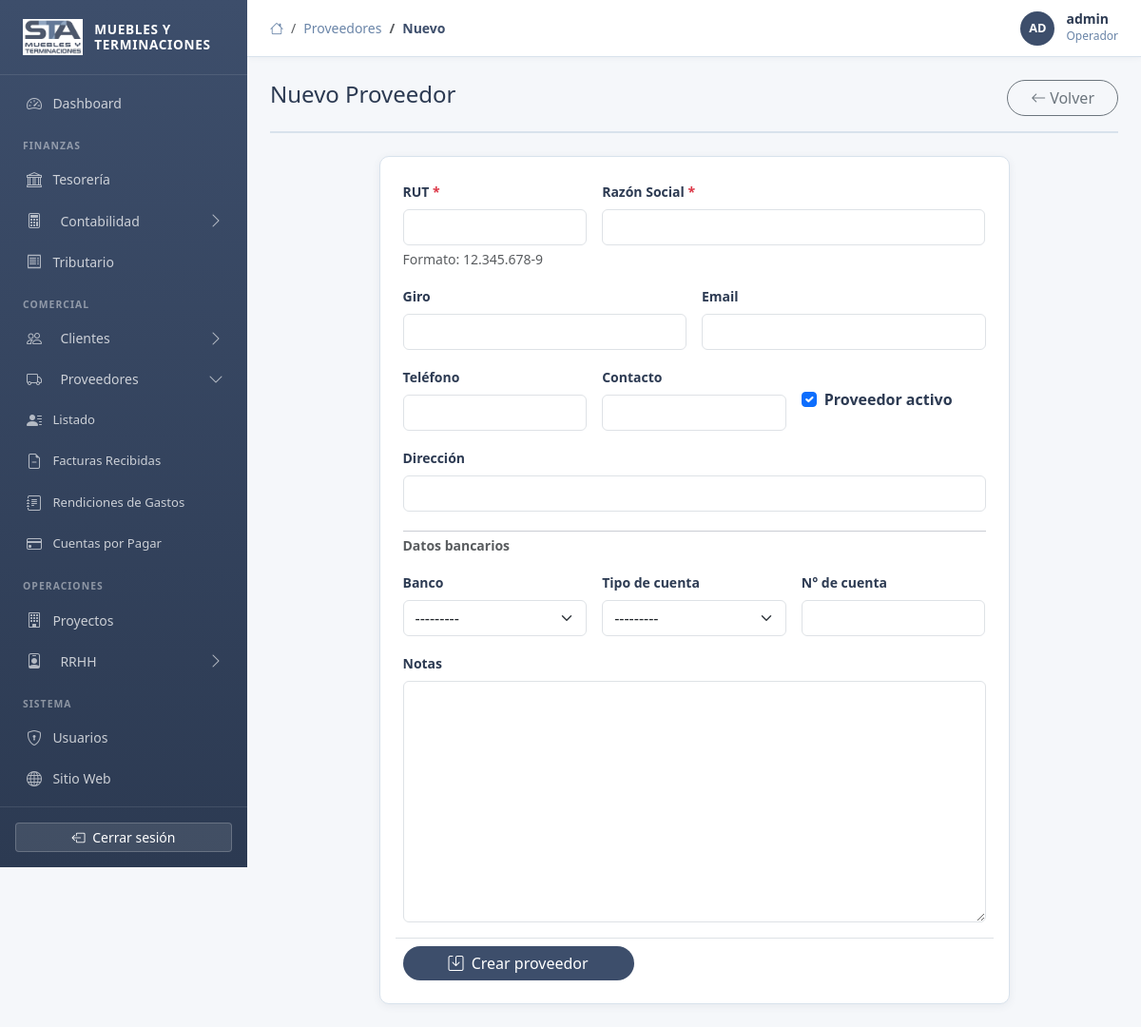
Page /gestion/proveedores/crear/ (signed in) on the committed database.
### apps/accounts/models.py (models this page shows, shortened)
class CustomUser(AbstractUser):
    ROL_CHOICES = [
        ('admin', 'Administrador'),
        ('gerente', 'Gerente'),
        ('contador', 'Contador'),
        ('rrhh', 'Recursos Humanos'),
        ('tesorero', 'Tesorero'),
        ('vendedor', 'Vendedor'),
        ('operador', 'Operador'),
        ('solo_lectura', 'Solo Lectura'),
    ]
    rol = models.CharField(max_length=20, choices=ROL_CHOICES, default='operador', verbose_name='Rol')
    cargo = models.CharField(max_length=100, blank=True, verbose_name='Cargo')
    telefono = models.CharField(max_length=20, blank=True, verbose_name='Teléfono')
    avatar = models.ImageField(upload_to='avatars/', null=True, blank=True, verbose_name='Avatar')
    class Meta:
        verbose_name = 'Usuario'
        verbose_name_plural = 'Usuarios'
    @property
    def nombre_display(self):
        return self.get_full_name() or self.username

### apps/proveedores/views.py (the view, shortened to what this page needs)
# urls.py: path('crear/', views.ProveedorCreateView.as_view(), name='proveedor_create'),
class ProveedorCreateView(GestionMixin, CreateView):
    model = Proveedor
    template_name = 'admin/proveedores/proveedor_form.html'
    fields = ['rut', 'razon_social', 'giro', 'direccion', 'comuna', 'ciudad', 'telefono', 'email', 'contacto', 'banco', 'tipo_cuenta', 'numero_cuenta', 'notas', 'activo']
    success_url = reverse_lazy('proveedores:proveedor_list')
    def get_context_data(self, **kwargs):
        ctx = super().get_context_data(**kwargs)
        ctx['titulo'] = 'Nuevo Proveedor'
        return ctx

### apps/core/context_processors.py (called while the page is built)
def logo_exists(request):
    logo_path = Path(settings.BASE_DIR) / 'static' / 'img' / 'logo.png'
    return {'logo_exists': logo_path.exists()}

### apps/tesoreria/models.py (called while the page is built)
    def __str__(self):
        return self.nombre

### templates/admin/proveedores/proveedor_form.html (shortened to what this page needs)
{% extends 'base_admin.html' %}
{% block breadcrumb %}
  <li class="breadcrumb-item"><a href="{% url 'proveedores:proveedor_list' %}">Proveedores</a></li>
  <li class="breadcrumb-item active">{% if form.instance.pk %}Editar{% else %}Nuevo{% endif %}</li>
{% endblock %}
{% block content %}
<div class="page-header">
  <h4 class="page-title">{% if form.instance.pk %}Editar: {{ form.instance.razon_social }}{% else %}Nuevo Proveedor{% endif %}</h4>
  <a href="{% url 'proveedores:proveedor_list' %}" class="btn btn-outline-secondary rounded-pill px-4">
    <i class="bi bi-arrow-left me-1"></i>Volver
  </a>
</div>
<div class="row justify-content-center">
  <div class="col-lg-9">
    <div class="card-sta p-4">
      <form method="post" novalidate>
        <div class="row g-3">
          <div class="col-sm-4">
            <label class="form-label fw-600">RUT <span class="text-danger">*</span></label>
            {{ form.rut }}
            <div class="form-text">Formato: 12.345.678-9</div>
          </div>
          <div class="col-sm-8">
            <label class="form-label fw-600">Razón Social <span class="text-danger">*</span></label>
            {{ form.razon_social }}
          </div>
          <div class="col-sm-6">
            <label class="form-label fw-600">Giro</label>
            {{ form.giro }}
          </div>
          <div class="col-sm-6">
            <label class="form-label fw-600">Email</label>
            {{ form.email }}
          </div>
          <div class="col-sm-4">
            <label class="form-label fw-600">Teléfono</label>
            {{ form.telefono }}
          </div>
          <div class="col-sm-4">
            <label class="form-label fw-600">Contacto</label>
            {{ form.contacto }}
          </div>
          <div class="col-sm-4">
            <div class="form-check mt-4">
              {{ form.activo }}
              <label class="form-check-label fw-600" for="{{ form.activo.id_for_label }}">Proveedor activo</label>
            </div>
          </div>
          <div class="col-12">
            <label class="form-label fw-600">Dirección</label>
            {{ form.direccion }}
          </div>
          <div class="col-12"><hr class="my-1"><p class="fw-600 text-muted small mb-0">Datos bancarios</p></div>
          <div class="col-sm-4">
            <label class="form-label fw-600">Banco</label>
            {{ form.banco }}
          </div>
          <div class="col-sm-4">
            <label class="form-label fw-600">Tipo de cuenta</label>
            {{ form.tipo_cuenta }}
          </div>
          <div class="col-sm-4">
            <label class="form-label fw-600">N° de cuenta</label>
            {{ form.numero_cuenta }}
          </div>
          <div class="col-12">
            <label class="form-label fw-600">Notas</label>
            {{ form.notas }}
          </div>
          <div class="col-12 pt-2 border-top">
            <button type="submit" class="btn btn-sta px-5 rounded-pill">
              <i class="bi bi-save me-1"></i>
              {% if form.instance.pk %}Guardar cambios{% else %}Crear proveedor{% endif %}
            </button>
          </div>
        </div>
      </form>
    </div>
  </div>
</div>
{% endblock %}

### templates/base_admin.html (shortened to what this page needs)
{% load static %}
<!DOCTYPE html>
<html lang="es">
<head>
  <link href="https://cdn.jsdelivr.net/npm/bootstrap@5.3.3/dist/css/bootstrap.min.css" rel="stylesheet">
  <link href="https://cdn.jsdelivr.net/npm/bootstrap-icons@1.11.3/font/bootstrap-icons.min.css" rel="stylesheet">
  <link rel="stylesheet" href="{% static 'css/main.css' %}">
  <link rel="stylesheet" href="{% static 'css/admin.css' %}">
</head>
<body>
<div class="admin-wrapper">
  <aside class="admin-sidebar" id="adminSidebar">
    <div class="sidebar-brand">
      {% if logo_exists %}
        <img src="{% static 'img/logo.png' %}" alt="STA">
      {% else %}
        <div style="width:38px;height:38px;background:rgba(255,255,255,0.15);border-radius:8px;display:flex;align-items:center;justify-content:center;font-weight:800;font-size:1rem;color:white;">STA</div>
      {% endif %}
      <span>Muebles y<br>Terminaciones</span>
    </div>
    <nav class="flex-grow-1 py-2 overflow-auto">
      <a href="{% url 'dashboard:index' %}" class="nav-link {% if request.resolver_match.namespace == 'dashboard' %}active{% endif %}">
        <i class="bi bi-speedometer2"></i> Dashboard
      </a>
      <div class="nav-section-title">Finanzas</div>
      <a href="{% url 'tesoreria:resumen' %}" class="nav-link {% if request.resolver_match.namespace == 'tesoreria' %}active{% endif %}">
        <i class="bi bi-bank"></i> Tesorería
      </a>
      <a class="nav-link nav-group-toggle d-flex align-items-center {% if request.resolver_match.namespace != 'contabilidad' %}collapsed{% endif %}"
         data-bs-toggle="collapse" href="#nav-contabilidad" role="button"
         aria-expanded="{% if request.resolver_match.namespace == 'contabilidad' %}true{% else %}false{% endif %}">
        <i class="bi bi-calculator me-2"></i><span>Contabilidad</span>
        <i class="bi bi-chevron-down nav-chevron ms-auto"></i>
      </a>
      <a href="{% url 'tributario:resumen' %}" class="nav-link {% if request.resolver_match.namespace == 'tributario' %}active{% endif %}">
        <i class="bi bi-receipt"></i> Tributario
      </a>
      <div class="nav-section-title">Comercial</div>
      <a class="nav-link nav-group-toggle d-flex align-items-center {% if request.resolver_match.namespace != 'clientes' %}collapsed{% endif %}"
         data-bs-toggle="collapse" href="#nav-clientes" role="button"
         aria-expanded="{% if request.resolver_match.namespace == 'clientes' %}true{% else %}false{% endif %}">
        <i class="bi bi-people me-2"></i><span>Clientes</span>
        <i class="bi bi-chevron-down nav-chevron ms-auto"></i>
      </a>
      <a class="nav-link nav-group-toggle d-flex align-items-center {% if request.resolver_match.namespace != 'proveedores' %}collapsed{% endif %}"
         data-bs-toggle="collapse" href="#nav-proveedores" role="button"
         aria-expanded="{% if request.resolver_match.namespace == 'proveedores' %}true{% else %}false{% endif %}">
        <i class="bi bi-truck me-2"></i><span>Proveedores</span>
        <i class="bi bi-chevron-down nav-chevron ms-auto"></i>
      </a>
      <div class="collapse {% if request.resolver_match.namespace == 'proveedores' %}show{% endif %}" id="nav-proveedores">
        <a href="{% url 'proveedores:proveedor_list' %}" class="nav-link ps-4 {% if request.resolver_match.url_name == 'proveedor_list' or request.resolver_match.url_name == 'proveedor_detail' %}active{% endif %}" style="font-size:.82rem;">
          <i class="bi bi-person-lines-fill"></i> Listado
        </a>
        <a href="{% url 'proveedores:factura_list' %}" class="nav-link ps-4 {% if request.resolver_match.url_name == 'factura_list' and request.resolver_match.namespace == 'proveedores' %}active{% endif %}" style="font-size:.82rem;">
          <i class="bi bi-file-earmark-minus"></i> Facturas Recibidas
        </a>
        <a href="{% url 'proveedores:rendicion_list' %}" class="nav-link ps-4 {% if request.resolver_match.url_name == 'rendicion_list' and request.resolver_match.namespace == 'proveedores' %}active{% endif %}" style="font-size:.82rem;">
          <i class="bi bi-journal-text"></i> Rendiciones de Gastos
        </a>
        <a href="{% url 'proveedores:cxp_list' %}" class="nav-link ps-4 {% if request.resolver_match.url_name == 'cxp_list' and request.resolver_match.namespace == 'proveedores' %}active{% endif %}" style="font-size:.82rem;">
          <i class="bi bi-credit-card"></i> Cuentas por Pagar
        </a>
      </div>
      <div class="nav-section-title">Operaciones</div>
      <a href="{% url 'proyectos:proyecto_list' %}" class="nav-link {% if request.resolver_match.namespace == 'proyectos' %}active{% endif %}">
        <i class="bi bi-building"></i> Proyectos
      </a>
      <a class="nav-link nav-group-toggle d-flex align-items-center {% if request.resolver_match.namespace != 'rrhh' %}collapsed{% endif %}"
         data-bs-toggle="collapse" href="#nav-rrhh" role="button"
         aria-expanded="{% if request.resolver_match.namespace == 'rrhh' %}true{% else %}false{% endif %}">
        <i class="bi bi-person-badge me-2"></i><span>RRHH</span>
        <i class="bi bi-chevron-down nav-chevron ms-auto"></i>
      </a>
      <div class="nav-section-title">Sistema</div>
      <a href="{% url 'accounts:usuario_list' %}" class="nav-link {% if request.resolver_match.namespace == 'accounts' and request.resolver_match.url_name == 'usuario_list' %}active{% endif %}">
        <i class="bi bi-shield-lock"></i> Usuarios
      </a>
      <a href="{% url 'web:index' %}" class="nav-link" target="_blank">
        <i class="bi bi-globe"></i> Sitio Web
      </a>
    </nav>
    <div class="p-3 border-top" style="border-color:rgba(255,255,255,0.1)!important;">
      <form method="post" action="{% url 'accounts:logout' %}">
        <button type="submit" class="btn btn-sm w-100 text-white" style="background:rgba(255,255,255,0.1);border:1px solid rgba(255,255,255,0.2);">
          <i class="bi bi-box-arrow-left me-1"></i> Cerrar sesión
        </button>
      </form>
    </div>
  </aside>
  <div class="admin-content">
    <header class="admin-topbar">
      <div class="d-flex align-items-center gap-3">
        <nav aria-label="breadcrumb">
          <ol class="breadcrumb mb-0">
            <li class="breadcrumb-item"><a href="{% url 'dashboard:index' %}"><i class="bi bi-house"></i></a></li>
            {% block breadcrumb %}{% endblock %}
          </ol>
        </nav>
      </div>
      <div class="topbar-user">
        {% if user.is_authenticated %}
          <div class="avatar">{{ user.nombre_display|slice:":2"|upper }}</div>
          <div class="d-none d-md-block">
            <div class="fw-600" style="line-height:1.2;">{{ user.nombre_display }}</div>
            <div style="font-size:.75rem;color:var(--sta-steel);">{{ user.get_rol_display }}</div>
          </div>
        {% endif %}
      </div>
    </header>
    <main class="admin-main">
      {% block content %}{% endblock %}
    </main>
  </div>
</div>
</body>
</html>

### static/css/main.css (style rules this page uses)
:root { --sta-navy: #3D4E6B; --sta-steel: #6A85A8; --sta-light: #A8BDD0; --sta-bg: #F5F7FA; --sta-text: #2C3A52; --sta-white: #FFFFFF; --sta-accent: #4E7CB5; --sta-success: #2E8B57; --sta-danger: #C0392B; --sta-warning: #E67E22; --sta-border: #D8E2EC; --sta-sidebar-w: 260px; --sta-topbar-h: 60px; --bs-primary: var(--sta-navy); --bs-primary-rgb: 61, 78, 107; }
body { font-family: 'Segoe UI', system-ui, -apple-system, sans-serif; color: var(--sta-text); background-color: var(--sta-bg); }
.btn-sta { background-color: var(--sta-navy); color: var(--sta-white); border: none; border-radius: 6px; transition: background-color 0.2s ease; }
.card-sta { border: 1px solid var(--sta-border); border-radius: 10px; box-shadow: 0 2px 8px rgba(61, 78, 107, 0.08); background: var(--sta-white); }
.form-label { font-weight: 600; font-size: 0.875rem; color: var(--sta-text); }
.fw-600 { font-weight: 600 !important; }

### static/css/admin.css (style rules this page uses)
.admin-wrapper { display: flex; min-height: 100vh; }
.admin-sidebar { width: var(--sta-sidebar-w); min-height: 100vh; background: linear-gradient(180deg, var(--sta-navy) 0%, #2C3A52 100%); color: var(--sta-white); position: fixed; top: 0; left: 0; z-index: 1000; display: flex; flex-direction: column; transition: transform 0.3s ease; overflow-y: auto; }
.admin-sidebar .sidebar-brand { padding: 1.25rem 1.5rem; border-bottom: 1px solid rgba(255,255,255,0.1); display: flex; align-items: center; gap: 0.75rem; min-height: var(--sta-topbar-h); }
.admin-sidebar .sidebar-brand img { height: 38px; width: auto; }
.admin-sidebar .sidebar-brand span { font-size: 0.85rem; font-weight: 700; letter-spacing: 0.05em; text-transform: uppercase; line-height: 1.2; }
.admin-sidebar .nav-section-title { font-size: 0.65rem; text-transform: uppercase; letter-spacing: 0.1em; color: rgba(255,255,255,0.45); padding: 1rem 1.5rem 0.35rem; font-weight: 700; }
.admin-sidebar .nav-link { color: rgba(255,255,255,0.75); padding: 0.6rem 1.5rem; font-size: 0.875rem; display: flex; align-items: center; gap: 0.65rem; border-radius: 0; transition: all 0.2s ease; border-left: 3px solid transparent; }
.admin-sidebar .nav-link i { font-size: 1rem; width: 18px; text-align: center; opacity: 0.85; }
.admin-topbar { position: fixed; top: 0; left: var(--sta-sidebar-w); right: 0; height: var(--sta-topbar-h); background: var(--sta-white); border-bottom: 1px solid var(--sta-border); display: flex; align-items: center; justify-content: space-between; padding: 0 1.5rem; z-index: 999; box-shadow: 0 1px 6px rgba(61,78,107,0.06); }
.admin-topbar .breadcrumb { margin: 0; background: none; padding: 0; font-size: 0.875rem; }
.admin-topbar .breadcrumb-item a { color: var(--sta-steel); text-decoration: none; }
.admin-topbar .breadcrumb-item.active { color: var(--sta-navy); font-weight: 600; }
.topbar-user { display: flex; align-items: center; gap: 0.75rem; font-size: 0.875rem; color: var(--sta-text); }
.topbar-user .avatar { width: 36px; height: 36px; border-radius: 50%; background: var(--sta-navy); color: white; display: flex; align-items: center; justify-content: center; font-weight: 700; font-size: 0.8rem; }
.admin-content { margin-left: var(--sta-sidebar-w); padding-top: var(--sta-topbar-h); min-height: 100vh; width: calc(100% - var(--sta-sidebar-w)); }
.admin-main { padding: 1.5rem; }
.page-header { display: flex; align-items: center; justify-content: space-between; margin-bottom: 1.5rem; padding-bottom: 1rem; border-bottom: 2px solid var(--sta-border); }

### templates/base_admin.html (style rules this page uses)
.nav-group-toggle { cursor: pointer; }
.nav-group-toggle .nav-chevron { transition: transform .2s ease; flex-shrink: 0; }
.nav-group-toggle.collapsed .nav-chevron { transform: rotate(-90deg); }

### rows in the picture
CustomUser: nombre_display "AD", nombre_display "admin", rol "Operador"
